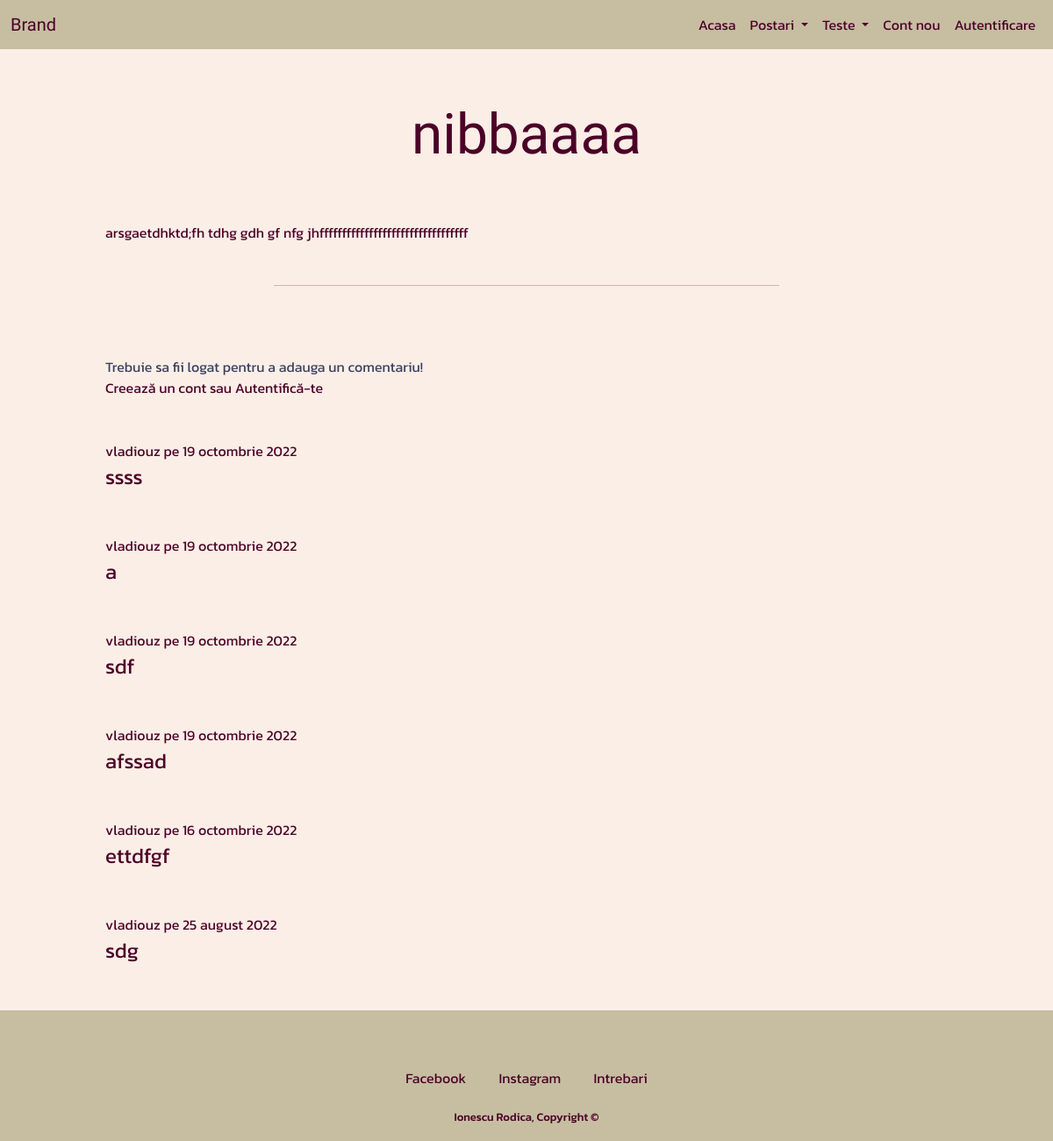
The page /postare/nibbaaaa on the database its author committed.
### main.py (models this page shows)
class Post(db.Model):
    __tablename__ = 'posts'
    id = db.Column(db.Integer, primary_key=True)
    title = db.Column(db.String(250))
    category = db.Column(db.String(50))
    subtitle = db.Column(db.String(250))
    content = db.Column(db.Text)
    date = db.Column(db.String(30))
    comments = relationship('Comment', back_populates='post')

class Comment(db.Model):
    __tablename__ = 'comments'
    id = db.Column(db.Integer, primary_key=True)
    text = db.Column(db.String(250))
    date = db.Column(db.String(30))
    author_id = db.Column(db.Integer, db.ForeignKey('users.id'))
    comment_author = relationship('User', back_populates='comments')
    post_id = db.Column(db.Integer, db.ForeignKey('posts.id'))
    post = relationship('Post', back_populates='comments')

class User(UserMixin, db.Model):
    __tablename__ = 'users'
    id = db.Column(db.Integer, primary_key=True)
    username = db.Column(db.String(50), unique=True, nullable=False)
    email = db.Column(db.String(50), unique=True, nullable=False)
    password = db.Column(db.String(50))
    comments = relationship('Comment', back_populates='comment_author')
    scores = relationship('Score', back_populates='user')

### main.py (the view, shortened to what this page needs)
@app.route('/postare/<title>', methods=['GET', 'POST'])
def post(title):
    current_post = Post.query.filter_by(title=title).first()
    return render_template('post.html', post=current_post)

### templates/post.html (shortened to what this page needs)
{% include 'header.html' %}
<body>
<h1 class="title">{{ post.title }}</h1>
<div class="post-content">
    {{ post.content |safe }}
    <hr class="post-hr">
    <div class="add-comm-div">
        {% if current_user.is_authenticated %}
        <form method="post">
            <textarea name="text" class="add-comm-text"></textarea>
            <button type="submit" class="add-comm-btn">Adauga un comentariu</button>
        </form>
        {% else %}
        <p class="cannot-comm-msg">Trebuie sa fii logat pentru a adauga un comentariu!</p>
        <br>
        <a href="{{ url_for('register') }}">Creează un cont</a>
        sau
        <a href="{{ url_for('login') }}">Autentifică-te</a>
        {% endif %}
    </div>
    {% for comment in post.comments[::-1] %}
    <div class="comment-box">
        <p>{{comment.comment_author.username}} pe {{comment.date}}</p>
        <p class="comment-content">{{comment.text}}</p>
    </div>
    {% endfor %}
</div>
</body>
{% include 'footer.html' %}

### static/styles.css (style rules this page uses)
body { font-family: 'Kanit', sans-serif; color: #4C0027; background-color: #FAEEE7; }
p { display: inline; }
.title { text-align: center; font-size: 4rem; margin-top: 5%; margin-left: 15%; margin-right: 15%; margin-bottom: max(50px, 5%); font-family: 'Mochiy Pop P One', sans-serif; }
.post-content { margin: 50px 10%; }
.post-hr { border: 0; width: 60%; margin: 3rem auto 0; color: #4C0027; }
.add-comm-div { margin: 5em auto 0; }
.cannot-comm-msg { color: #38415D; }
.comment-box { margin-top: 3em; }
.comment-content { font-size: 1.5em; display: block; margin: 0; }
a:link { text-decoration: none; color: #4C0027; }

### rows shown on the page
Post: title "nibbaaaa", content "arsgaetdhktd;fh tdhg gdh gf nfg jhfffffffffffffffffffffffffffffffff"
Comment: comment_author.username "vladiouz", date "19 octombrie 2022", text "ssss"
Comment: comment_author.username "vladiouz", date "19 octombrie 2022", text "a"
Comment: comment_author.username "vladiouz", date "19 octombrie 2022", text "sdf"
Comment: comment_author.username "vladiouz", date "19 octombrie 2022", text "afssad"
Comment: comment_author.username "vladiouz", date "16 octombrie 2022", text "ettdfgf"
Comment: comment_author.username "vladiouz", date "25 august 2022", text "sdg"
